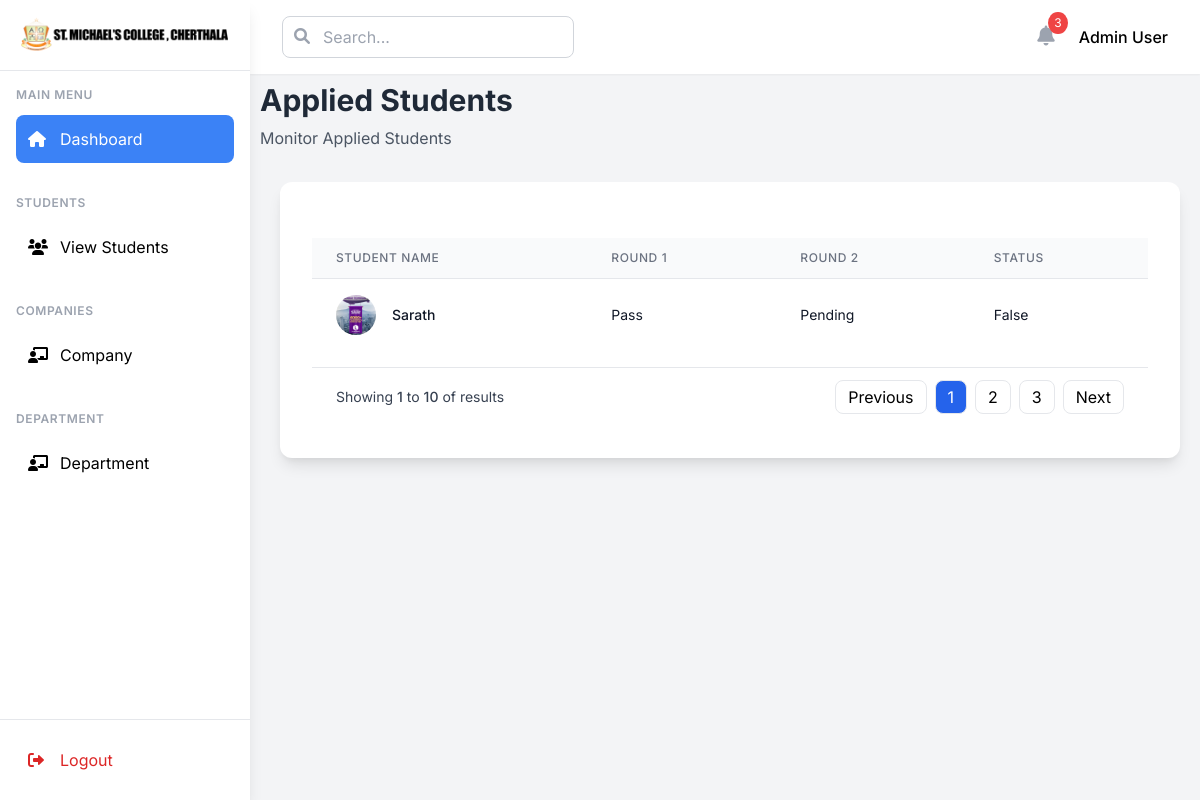
/Appliedstudents-lists/4/, run on the app's committed database.
### college_admin/models.py (models this page shows, shortened)
class AppliedStudents(models.Model):
    student = models.ForeignKey(Student,on_delete=models.CASCADE,related_name='applied_st')
    jobpost = models.ForeignKey(JobPosts,on_delete=models.CASCADE,related_name='job_stuu')
    cv = models.FileField(upload_to="media/cv",null=True)
    options = (
        ("Pass","Pass"),
        ("Fail","Fail"),
        ("Pending","Pending")
    )
    intial_round1 = models.CharField(max_length=100,choices=options, default="Pending")
    tech_round2 = models.CharField(max_length=100,choices=options, default="Pending")
    is_passed =  models.BooleanField(default=False)
    created_at=models.DateTimeField(auto_now_add=True,null=True)

class CustomUser(AbstractBaseUser,PermissionsMixin):
    name=models.CharField(max_length=200)
    email=models.EmailField(unique=True)
    is_active=models.BooleanField(default=True)
    is_staff=models.BooleanField(default=False)
    is_superuser=models.BooleanField(default=False)
    is_company=models.BooleanField(default=False)
    objects = CustomUserManager()
    USERNAME_FIELD = 'email'
    REQUIRED_FIELDS = ['']

class Student(CustomUser):
    std_id=models.CharField(unique=True,max_length=50)
    img=models.FileField(upload_to='media/student_image',null=True,blank=True)
    options=(
        ("Male","Male"),
        ("Female","Female"),
        ("Others","Others")
    )
    gender=models.CharField(max_length=100,choices=options,default="Male")
    dob=models.DateField(null=True)
    department=models.ForeignKey(Department,on_delete=models.CASCADE)

class CustomUser(AbstractBaseUser,PermissionsMixin):
    name=models.CharField(max_length=200)
    email=models.EmailField(unique=True)
    is_active=models.BooleanField(default=True)
    is_staff=models.BooleanField(default=False)
    is_superuser=models.BooleanField(default=False)
    is_company=models.BooleanField(default=False)
    objects = CustomUserManager()
    USERNAME_FIELD = 'email'
    REQUIRED_FIELDS = ['']

### college_admin/views.py (the view)
# urls.py: path('Appliedstudents-lists/<int:pk>/', AppliedStudentsView.as_view(), name='stu-list'),
class AppliedStudentsView(TemplateView):
    template_name = "applied_students.html"
    def get_context_data(self, **kwargs):
        context =  super().get_context_data(**kwargs)
        id=kwargs.get('pk')
        context['students'] = AppliedStudents.objects.filter(jobpost=id)
        return context

### college_admin/templates/applied_students.html (shortened to what this page needs)
{% extends "admin_home.html" %}
{% block home %}
    <div class="main-contents">
        <div class="mb-8 mt-2">
            <div>
                <h1 class="text-3xl font-bold text-gray-800">Applied Students</h1>
                <p class="text-gray-600 mt-2">Monitor Applied Students</p>
            </div>
        </div>
        <div class="bg-white rounded-xl shadow-lg" style="margin:20px;">
            <div class="p-8">
                <div class="overflow-x-auto">
                    <table class="min-w-full divide-y divide-gray-200">
                        <thead class="bg-gray-50">
                            <tr>
                                <th class="px-6 py-3 text-left text-xs font-medium text-gray-500 uppercase tracking-wider">
                                    Student Name
                                </th>
                                <th class="px-6 py-3 text-left text-xs font-medium text-gray-500 uppercase tracking-wider">
                                    Round 1
                                </th>
                                <th class="px-6 py-3 text-left text-xs font-medium text-gray-500 uppercase tracking-wider">
                                    Round 2
                                </th>
                                <th class="px-6 py-3 text-left text-xs font-medium text-gray-500 uppercase tracking-wider">
                                    Status
                                </th>
                            </tr>
                        </thead>
                        <tbody class="bg-white divide-y divide-gray-200">
                            {% for job in students %}
                            <tr>
                                <td class="px-6 py-4">
                                    <div class="flex items-center">
                                        <div class="flex-shrink-0 h-10 w-10">
                                            <img class="h-10 w-10 rounded-full object-cover"
                                                 src="{{ job.student.img.url }}"
                                                 >
                                        </div>
                                        <div class="ml-4">
                                            <div class="text-sm font-medium text-gray-900">
                                                {{ job.student.name }}
                                            </div>
                                        </div>
                                    </div>
                                </td>
                                <td class="px-6 py-4 whitespace-nowrap">
                                    <div class="text-sm text-gray-900">
                                        {{ job.intial_round1 }}
                                    </div>
                                </td>
                                <td class="px-6 py-4 whitespace-nowrap">
                                    <div class="text-sm text-gray-900">
                                        {{ job.tech_round2 }}
                                    </div>
                                </td>
                                <td class="px-6 py-4 whitespace-nowrap">
                                    <div class="text-sm text-gray-900">
                                        {{ job.is_passed }}
                                    </div>
                                </td>
                            </tr>
                            {% endfor %}
                        </tbody>
                    </table>
                </div>
                <div class="flex items-center justify-between border-t border-gray-200 px-4 py-3 sm:px-6 mt-4">
                    <div class="flex justify-between items-center w-full">
                        <div class="text-sm text-gray-700">
                            Showing <span class="font-medium">1</span> to
                            <span class="font-medium">10</span> of
                             results
                        </div>
                        <div class="flex space-x-2">
                            <a href="#" class="px-3 py-1 border rounded-lg hover:bg-gray-50">Previous</a>
                            <a href="#" class="px-3 py-1 border rounded-lg bg-blue-600 text-white">1</a>
                            <a href="#" class="px-3 py-1 border rounded-lg hover:bg-gray-50">2</a>
                            <a href="#" class="px-3 py-1 border rounded-lg hover:bg-gray-50">3</a>
                            <a href="#" class="px-3 py-1 border rounded-lg hover:bg-gray-50">Next</a>
                        </div>
                    </div>
                </div>
            </div>
        </div>
    </div>
{% endblock %}

### college_admin/templates/admin_home.html (style rules this page uses)
body { font-family: 'Inter', sans-serif; }

### college_admin/templates/applied_students.html (style rules this page uses)
.main-contents { margin-left: 10px; }

### data on the page
AppliedStudents: student.img (picture), student.name "Sarath", intial_round1 "Pass", tech_round2 "Pending", is_passed "False"
